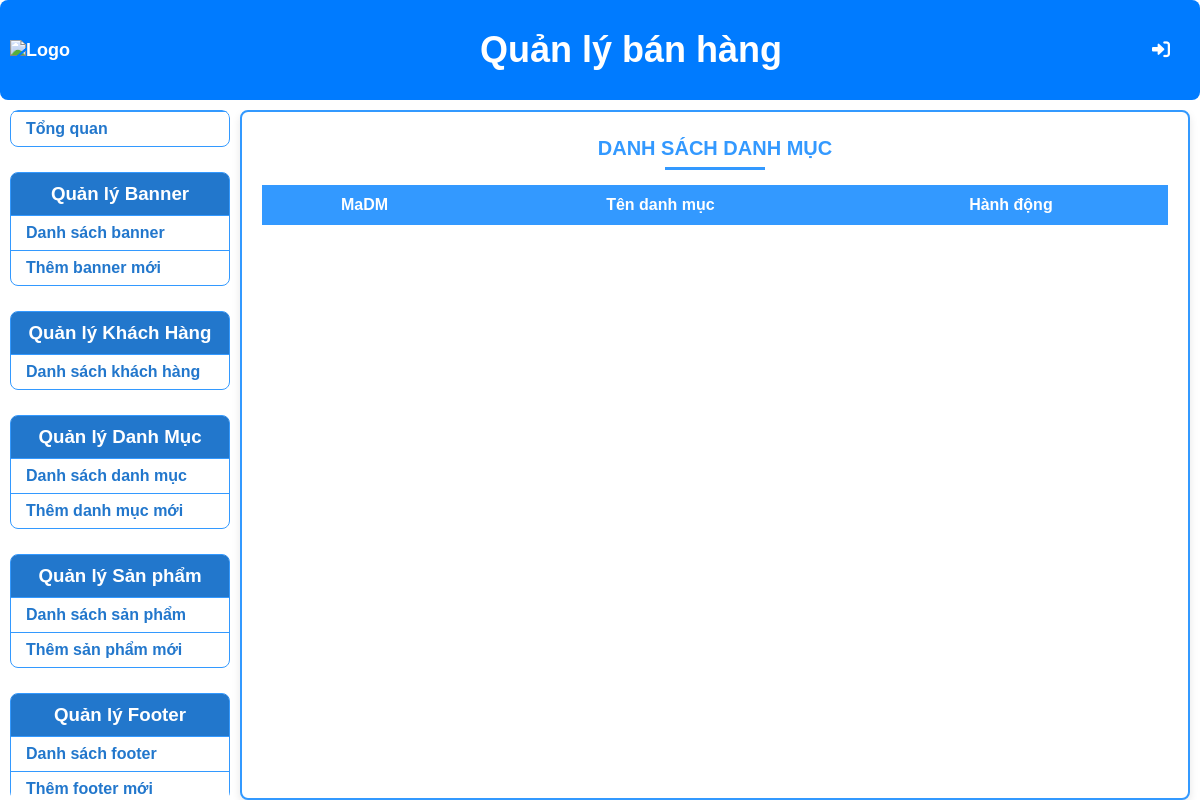
The app's page /admin/index.php?controller=category&action=list, older data.
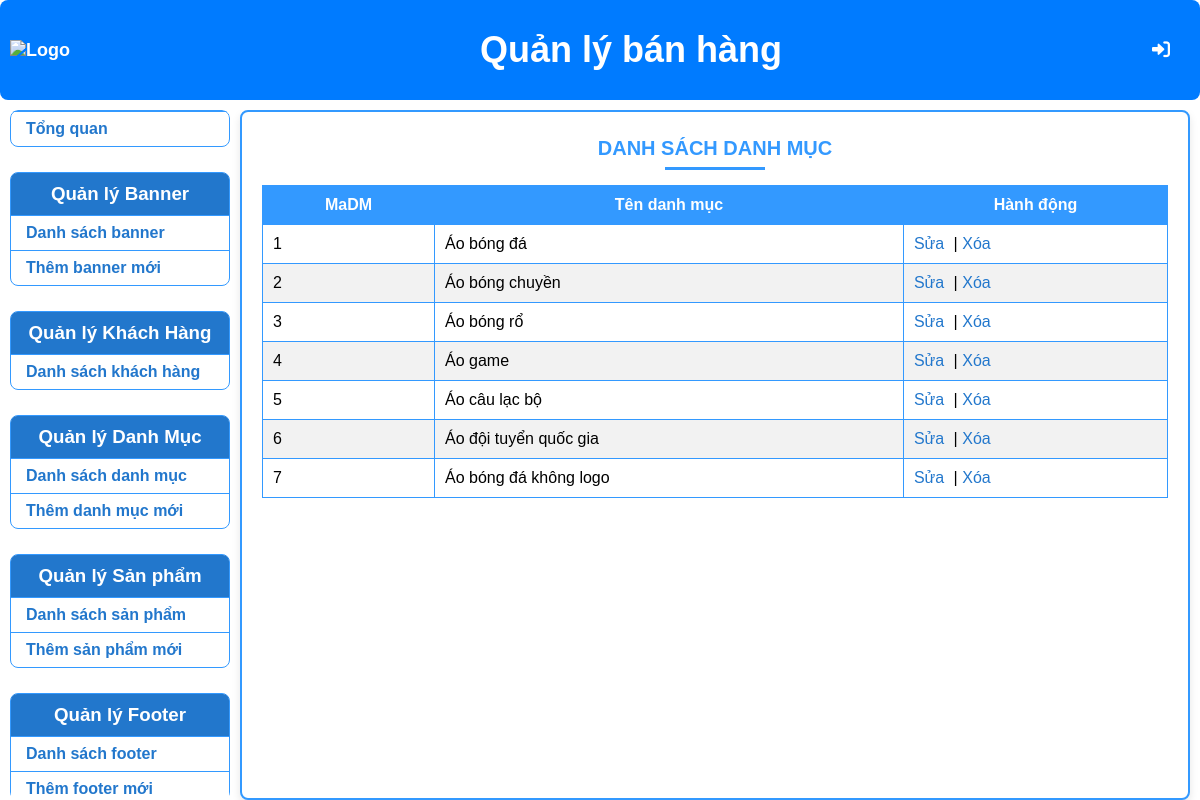
The same page, newer data.
### tables this page shows
CREATE TABLE `danhmuc` (
  `MaDM` int(11) NOT NULL,
  `Ten` varchar(45) NOT NULL
);

### admin/controllers/CategoryController.php (called while the page is built, shortened)
<?php
require_once 'Models/Category.php';
class CategoryController {
    private $categoryModel;
    public function __construct() {
        $database = new Database();
        $db = $database->getConnection();
        $this->categoryModel = new Category($db);
    }
    public function index() {
        $categories = $this->categoryModel->getAllCategories();
        require 'Views/Category/list.php';
    }
}

### admin/index.php (called while the page is built, shortened)
<?php
$mainController = new MainController();
$mainController->handleRequest();
?>

### admin/models/Category.php (called while the page is built, shortened)
<?php
class Category {
    private $conn;
    public function __construct($db) {
        $this->conn = $db;
    }
    public function getAllCategories() {
        $query = "SELECT MaDM, Ten FROM danhmuc";
        $stmt = $this->conn->prepare($query);
        $stmt->execute();
        return $stmt->fetchAll(PDO::FETCH_ASSOC);
    }
}

### admin/views/Category/list.php (the view, shortened to what this page needs)
<!DOCTYPE html>
<html lang="vi">
<head>
    <link rel="stylesheet" href="Styles/styles.css">
</head>
<body>
    <?php include 'Views/header.php'; ?>
    <div class="main-container">
        <?php include 'Views/sidebar.php'; ?>
        <div class="main-content">
            <h2>Danh sách danh mục</h2>
            <table class="table">
                <thead>
                    <tr>
                        <th>MaDM</th>
                        <th>Tên danh mục</th>
                        <th>Hành động</th>
                    </tr>
                </thead>
                <tbody>
                <?php foreach ($categories as $category): ?>
        <tr>
            <td><?php echo $category['MaDM']; ?></td>
            <td><?php echo $category['Ten']; ?></td>
            <td>
                <a href="index.php?controller=category&action=edit&id=<?php echo $category['MaDM']; ?>">Sửa</a> |
                <a href="index.php?controller=category&action=delete&id=<?php echo $category['MaDM']; ?>" onclick="return confirm('Bạn có chắc chắn muốn xóa danh mục này không?')">Xóa</a>
            </td>
        </tr>
    <?php endforeach; ?>
                </tbody>
            </table>
        </div>
    </div>
</body>
</html>

Row changes from the older to the newer data that the page shows:
added danhmuc: MaDM "1", Ten "Áo bóng đá"
added danhmuc: MaDM "2", Ten "Áo bóng chuyền"
added danhmuc: MaDM "3", Ten "Áo bóng rổ"
added danhmuc: MaDM "4", Ten "Áo game"
added danhmuc: MaDM "5", Ten "Áo câu lạc bộ"
added danhmuc: MaDM "6", Ten "Áo đội tuyển quốc gia"
added danhmuc: MaDM "7", Ten "Áo bóng đá không logo"
